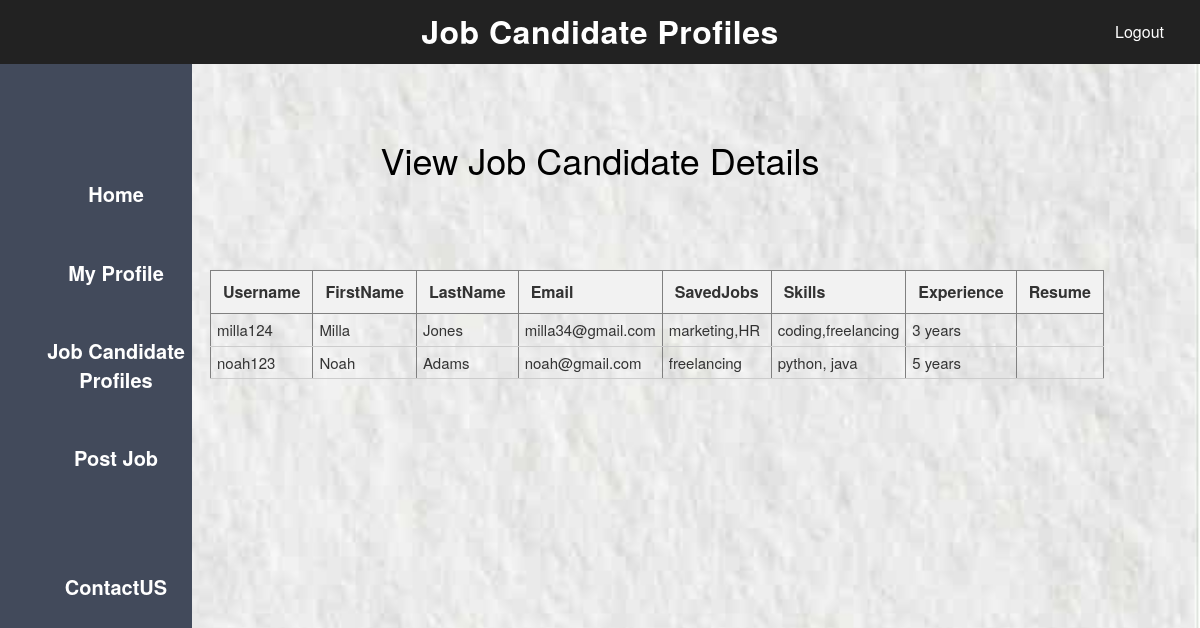
The page /viewJSprofileE.php on the database its author committed.
### tables this page shows
CREATE TABLE `user` (
  `id` int(10) NOT NULL,
  `username` varchar(100) DEFAULT NULL,
  `fname` varchar(100) DEFAULT NULL,
  `lname` varchar(100) DEFAULT NULL,
  `email` varchar(100) DEFAULT NULL,
  `password` varchar(50) DEFAULT NULL,
  `job_seeker_flag` tinyint(1) NOT NULL DEFAULT 0,
  `saved_jobs` varchar(100) DEFAULT NULL,
  `skill` varchar(100) DEFAULT NULL,
  `experience` varchar(100) DEFAULT NULL,
  `resume` varchar(255) DEFAULT NULL,
  `employer_flag` tinyint(1) NOT NULL DEFAULT 0
);

### viewJSprofileE.php (the view, shortened to what this page needs)
<?php
$host="localhost";
$user="root";
$password="";
$db="job_platform";
$data=mysqli_connect($host,$user,$password,$db);
$sql="SELECT * FROM user where job_seeker_flag=1";
$result=mysqli_query($data,$sql);
?>
<!DOCTYPE html>
<html lang="en">
<head>
	<link href="css/font-awesome.min.css" rel="stylesheet"/>
	<link href="css/bootstrap.min.css" rel="stylesheet"/>
	<link href="css/animate.min.css" rel="stylesheet"/>
    <link href="css/employer.css" rel="stylesheet"/>
</head>
<body>
        <section id="header">
           <div class="header-title">Job Candidate Profiles</div>
		   <div class="logout">
		       <a href="logout.php">Logout</a>
		   </div>
        </section>
		<aside>
		    <ul>
			    <li>
				    <a href="employerhome.php">Home</a>
				</li>
				<li>
				    <a href="employerprofile.php">My Profile</a>
				</li>
				<li>
				    <a href="viewJSprofileE.php">Job Candidate Profiles</a>
				</li>
				<li>
				    <a href="postjob.php">Post Job</a>
				</li>
				<li>
				<li>
				    <a href="contactusE.php">ContactUS</a>
				</li>
			</ul>
		</aside>
		<div class="contentt">
		      <h1 class="form-title2">View Job Candidate Details</h1>
		</div>
        <div class="content">
		    <center>
		    <table border="1px">
			  <tr>
			    <th class="table_th">Username</th>
				<th class="table_th">FirstName</th>
				<th class="table_th">LastName</th>
				<th class="table_th">Email</th>
				<th class="table_th">SavedJobs</th>
				<th class="table_th">Skills</th>
				<th class="table_th">Experience</th>
				<th class="table_th">Resume</th>
			  </tr>
			  <?php
			  while($info=$result->fetch_assoc())
			  {
			  ?>
			  <tr>
			    <td class="table_td">
				    <?php echo "{$info['username']}"; ?>
				</td>
				<td class="table_td">
				    <?php echo "{$info['fname']}"; ?>
				</td>
				<td class="table_td">
				    <?php echo "{$info['lname']}"; ?>
				</td>
				<td class="table_td">
				    <?php echo "{$info['email']}"; ?>
				</td>
				<td class="table_td">
				    <?php echo "{$info['saved_jobs']}"; ?>
				</td>
				<td class="table_td">
				    <?php echo "{$info['skill']}"; ?>
				</td>
				<td class="table_td">
				    <?php echo "{$info['experience']}"; ?>
				</td>
				<td class="table_td">
				</td>
			  <?php
			  }
			  ?>
			</table>
			</center>
		</div>
</body>
</html>

### employer.css (style rules this page uses)
body { margin: 0; background-image: url('../img/bg3.jpg'); background-size: cover; background-position: center; height: 100vh; }
#header { position: fixed; top: 0; left: 0; right: 0; height: 64px; display: flex; align-items: center; justify-content: center; background: #222; z-index: 1000; }
#header .header-title { font-size: 32px; color: #fff; margin: 0; font-weight: 700; letter-spacing: .5px; }
.logout { position: absolute; top: 50%; right: 20px; transform: translateY(-50%); }
.logout a { color: #fff; text-decoration: none; font-size: 16px; padding: 8px 16px; border-radius: 4px; transition: background-color 0.3s ease; }
ul { background-color: #424a5b; width:16%; height:100%; position:fixed; padding-top:15%; text-align:center; }
ul li { list-style:none; padding-bottom:50px; font-size:20px; }
ul li a { color: white; font-weight:bold; text-decoration:none; }
.content { width: 80%; padding:10px; margin: 10px auto; border-collapse: collapse; max-width:800px; }
.form-title2 { text-align: center; color: black; padding-top:60px; margin-top:20px; }
.table_th { padding: 10px 12px; font-size: 16px; text-align: left; background-color: #f2f2f2; }
.table_td { padding: 5px 6px; font-size: 15px; text-align: left; border-bottom: 1px solid #ccc; }
.contentt { text-align: center; padding:60px; color: black; }

### rows shown on the page
user: username "milla124", fname "Milla", lname "Jones", email "milla34@gmail.com", saved_jobs "marketing,HR", skill "coding,freelancing", experience "3 years"
user: username "noah123", fname "Noah", lname "Adams", email "noah@gmail.com", saved_jobs "freelancing", skill "python, java", experience "5 years"
